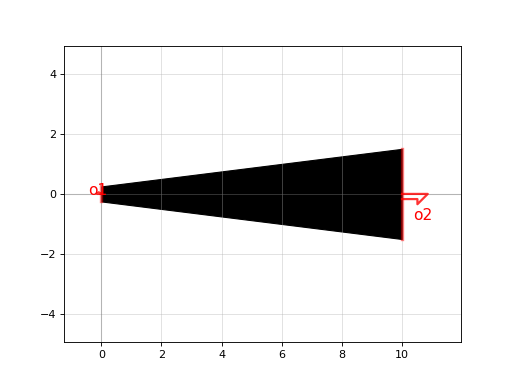

Source code (Python):
import gdsfactory as gf

c = gf.components.taper2(length=10.0, width1=0.5, width2=3, with_bbox=False)
c.plot()
